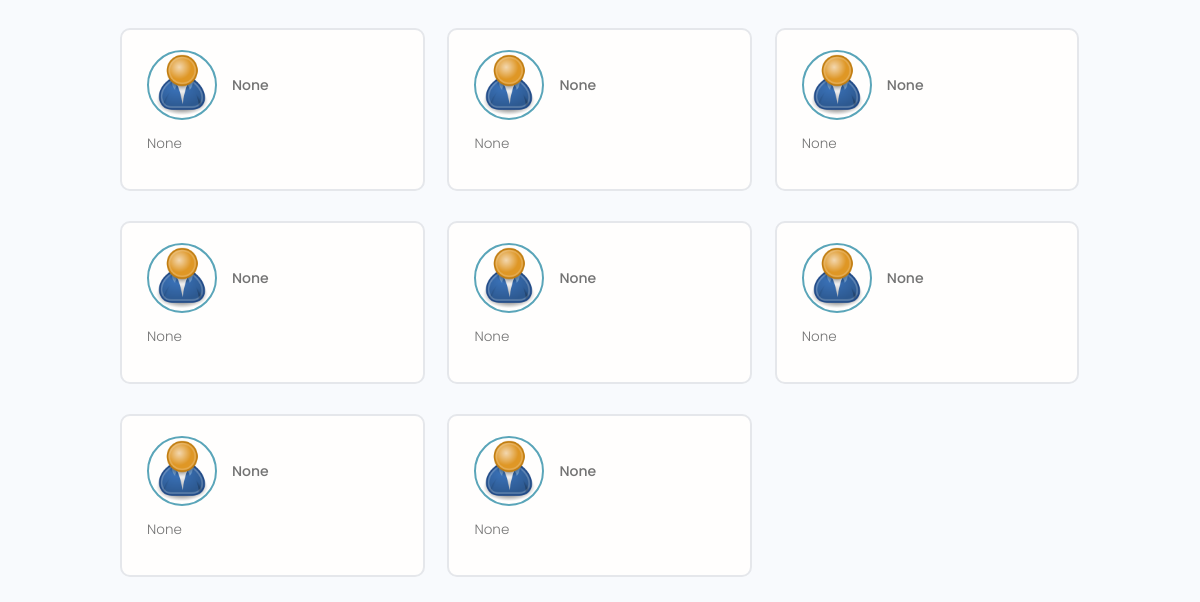
/ (lower part), run on an earlier commit of the app's database.
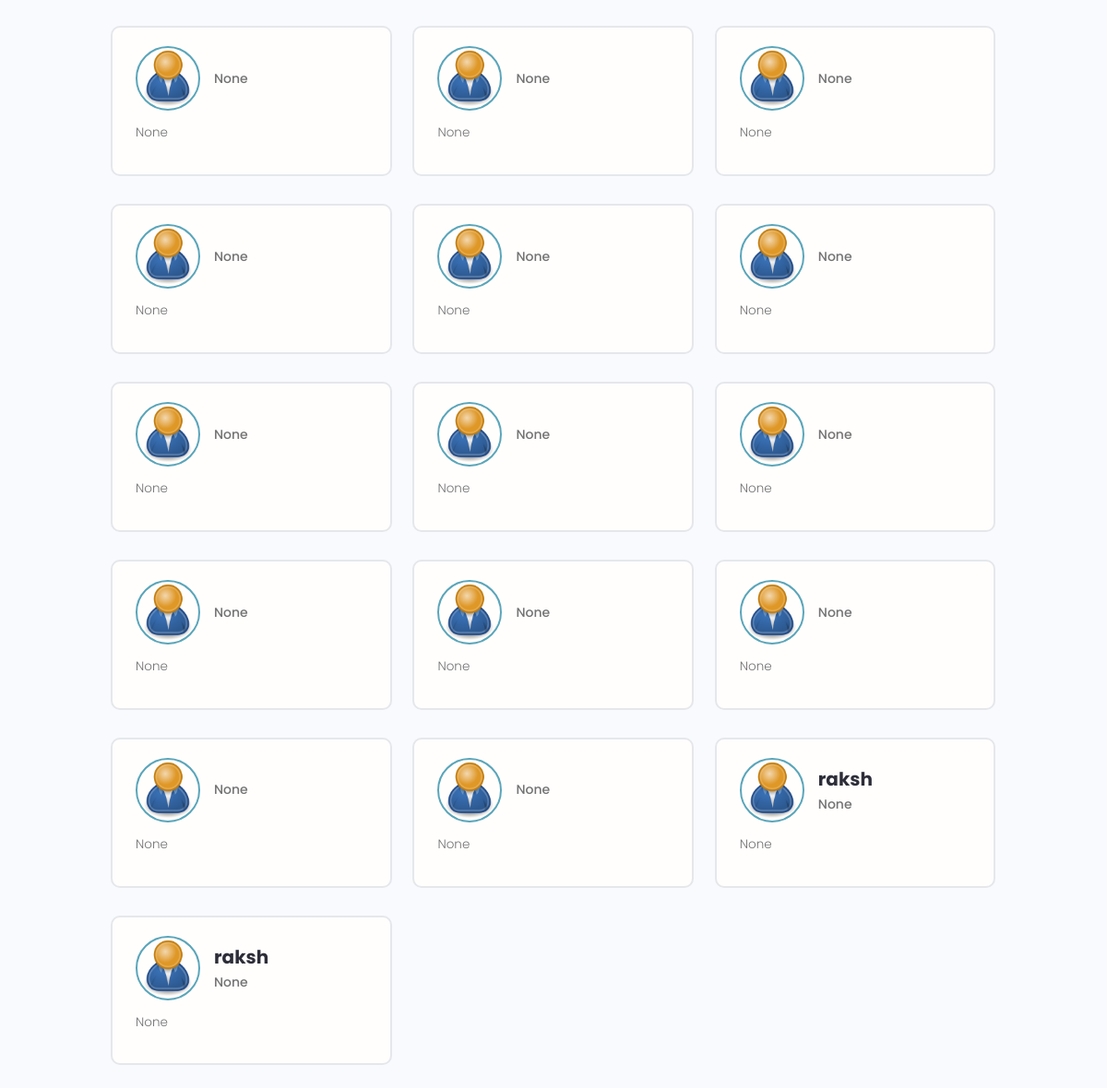
And on a later commit of the database.
### users/models.py (models this page shows, shortened)
class Profile(models.Model):
    user = models.OneToOneField(User,on_delete=models.CASCADE , null=True , blank=True )
    name  = models.CharField(max_length=200 , null=True,blank=True)
    email = models.EmailField(max_length=500, blank=True,null=True)
    username = models.CharField(max_length=200 , null=True,blank=True)
    location = models.CharField(max_length=200 , null=True,blank=True)
    short_intro = models.CharField(max_length=200 , null=True,blank=True)
    bio = models.TextField(null=True,blank=True)
    profile_img = models.ImageField(null=True, blank=True,upload_to = 'profiles/',default = 'profiles/user-default.png')
    social_github = models.CharField(max_length=200 , null=True,blank=True)
    social_twitter = models.CharField(max_length=200 , null=True,blank=True)
    social_linkedin= models.CharField(max_length=200 , null=True,blank=True)
    social_youtube = models.CharField(max_length=200 , null=True,blank=True)
    social_website = models.CharField(max_length=200 , null=True,blank=True)
    created  = models.DateTimeField(auto_now_add=True)
    id = models.UUIDField(default=uuid.uuid4 ,primary_key=True , editable=False)

### users/views.py (the view)
# urls.py: path("",views.profiles,name='profiles'),
def profiles(request):
    search_query = ''
    if request.GET.get('search_query'):
        search_query = request.GET.get('search_query')
    profiles = Profile.objects.filter(name__icontains = search_query)
    context = {
        'profiles': profiles
    }
    return render(request, 'users/profiles.html', context)

### users/models.py (called while the page is built)
    def __str__(self):
        return str(self.name)

### users/templates/users/profiles.html (shortened to what this page needs)
{% extends 'base.html' %}
{% block content %}
<main class="home">
    <section class="devlist">
        <div class="container">
            <div class="grid grid--three">
                {% for profile in profiles %}
                <div class="column card">
                    <div class="dev">
                        <a href="{% url 'user-profile' profile.id %}" class="card__body">
                            <div class="dev__profile">
                                <img class="avatar avatar--md" src="{{profile.profile_img.url}}"
                                    alt="image" />
                                <div class="dev__meta">
                                    <h3>{{profile.name}}</h3>
                                    <h5>{{profile.short_intro}}</h5>
                                </div>
                            </div>
                            <p class="dev__info">
                               {{profile.bio|slice:"250"}}
                            </p>
                        </a>
                    </div>
                </div>
               {% endfor %}
            </div>
        </div>
    </section>
</main>
{% endblock content %}

What changed in the data, as far as the page shows it:
added Profile: profile_img (placeholder picture), short_intro "None", bio "None"
added Profile: profile_img (placeholder picture), short_intro "None", bio "None"
added Profile: profile_img (placeholder picture), short_intro "None", bio "None"
added Profile: profile_img (placeholder picture), short_intro "None", bio "None"
added Profile: profile_img (placeholder picture), short_intro "None", bio "None"
added Profile: profile_img (placeholder picture), short_intro "None", bio "None"
added Profile: profile_img (placeholder picture), name "raksh", short_intro "None", bio "None"
added Profile: profile_img (placeholder picture), name "raksh", short_intro "None", bio "None"
